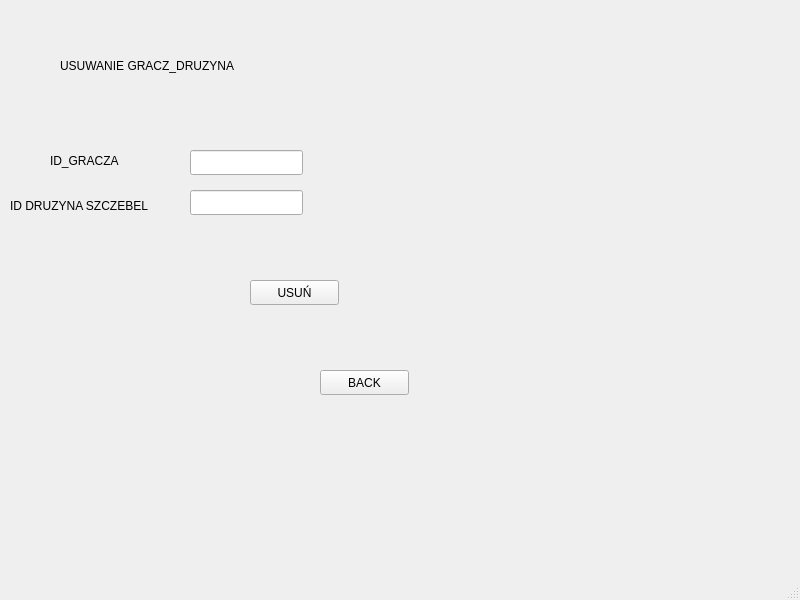
<?xml version="1.0" encoding="UTF-8"?>
<ui version="4.0">
 <class>MainWindow</class>
 <widget class="QMainWindow" name="MainWindow">
  <property name="geometry">
   <rect>
    <x>0</x>
    <y>0</y>
    <width>800</width>
    <height>600</height>
   </rect>
  </property>
  <property name="windowTitle">
   <string>MainWindow</string>
  </property>
  <widget class="QWidget" name="centralwidget">
   <widget class="QLabel" name="label">
    <property name="geometry">
     <rect>
      <x>360</x>
      <y>170</y>
      <width>111</width>
      <height>21</height>
     </rect>
    </property>
    <property name="text">
     <string/>
    </property>
   </widget>
   <widget class="QLabel" name="label_2">
    <property name="geometry">
     <rect>
      <x>60</x>
      <y>40</y>
      <width>211</width>
      <height>51</height>
     </rect>
    </property>
    <property name="text">
     <string>USUWANIE GRACZ_DRUZYNA</string>
    </property>
   </widget>
   <widget class="QLabel" name="label_3">
    <property name="geometry">
     <rect>
      <x>50</x>
      <y>150</y>
      <width>91</width>
      <height>21</height>
     </rect>
    </property>
    <property name="text">
     <string>ID_GRACZA</string>
    </property>
   </widget>
   <widget class="QLineEdit" name="lineEdit">
    <property name="geometry">
     <rect>
      <x>190</x>
      <y>150</y>
      <width>113</width>
      <height>25</height>
     </rect>
    </property>
   </widget>
   <widget class="QPushButton" name="pushButton">
    <property name="geometry">
     <rect>
      <x>250</x>
      <y>280</y>
      <width>89</width>
      <height>25</height>
     </rect>
    </property>
    <property name="text">
     <string>USUŃ</string>
    </property>
   </widget>
   <widget class="QPushButton" name="pushButton_2">
    <property name="geometry">
     <rect>
      <x>320</x>
      <y>370</y>
      <width>89</width>
      <height>25</height>
     </rect>
    </property>
    <property name="text">
     <string>BACK</string>
    </property>
   </widget>
   <widget class="QLabel" name="label_4">
    <property name="geometry">
     <rect>
      <x>10</x>
      <y>190</y>
      <width>161</width>
      <height>31</height>
     </rect>
    </property>
    <property name="text">
     <string>ID DRUZYNA SZCZEBEL</string>
    </property>
   </widget>
   <widget class="QLineEdit" name="lineEdit_2">
    <property name="geometry">
     <rect>
      <x>190</x>
      <y>190</y>
      <width>113</width>
      <height>25</height>
     </rect>
    </property>
   </widget>
  </widget>
  <widget class="QMenuBar" name="menubar">
   <property name="geometry">
    <rect>
     <x>0</x>
     <y>0</y>
     <width>800</width>
     <height>22</height>
    </rect>
   </property>
  </widget>
  <widget class="QStatusBar" name="statusbar"/>
 </widget>
 <resources/>
 <connections/>
</ui>
